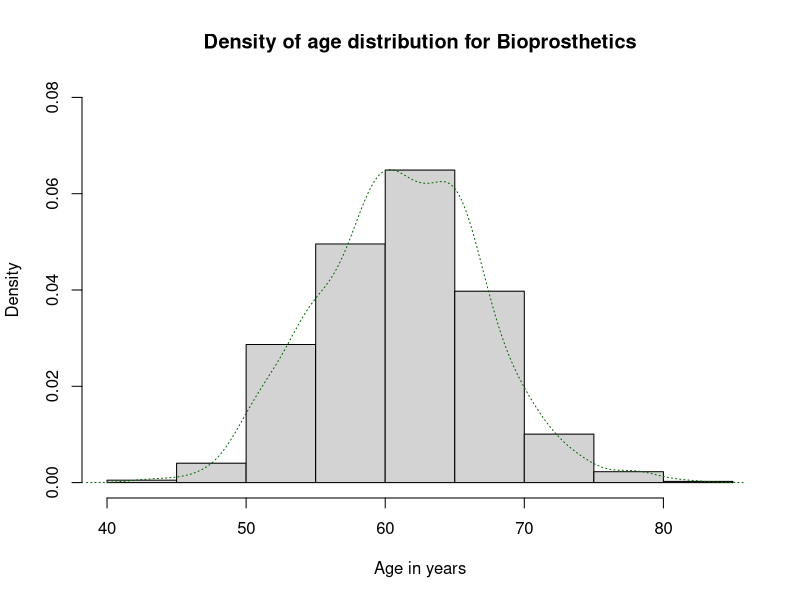
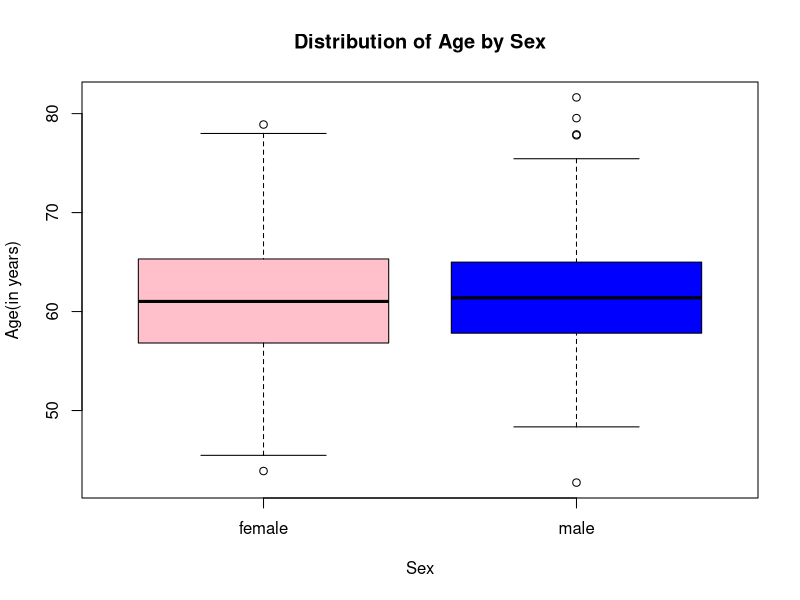
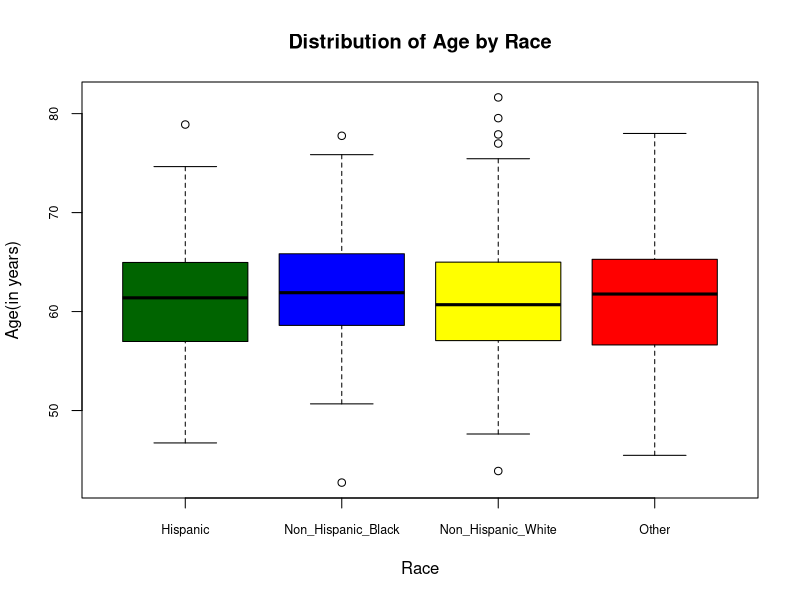
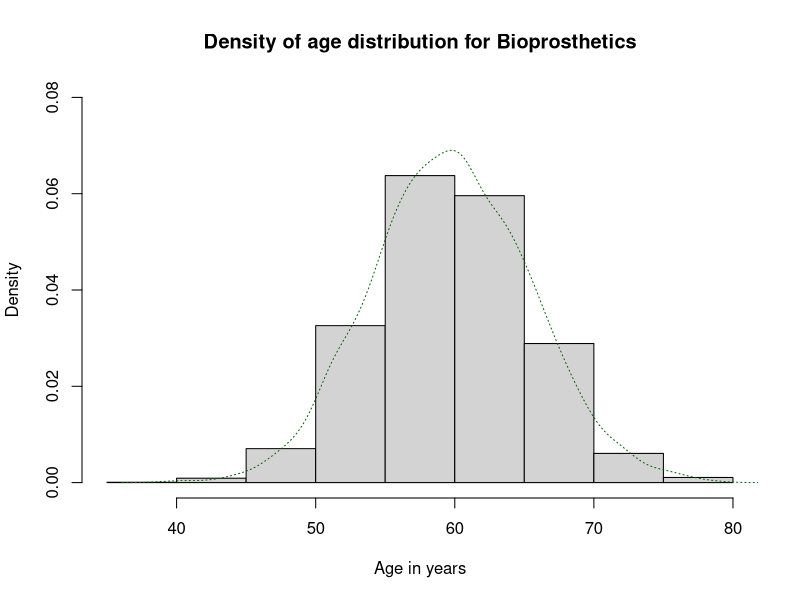
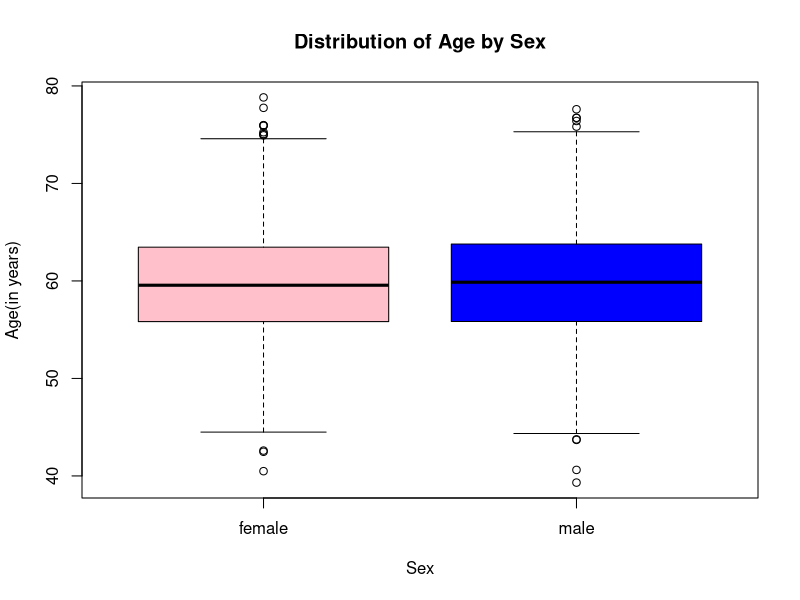
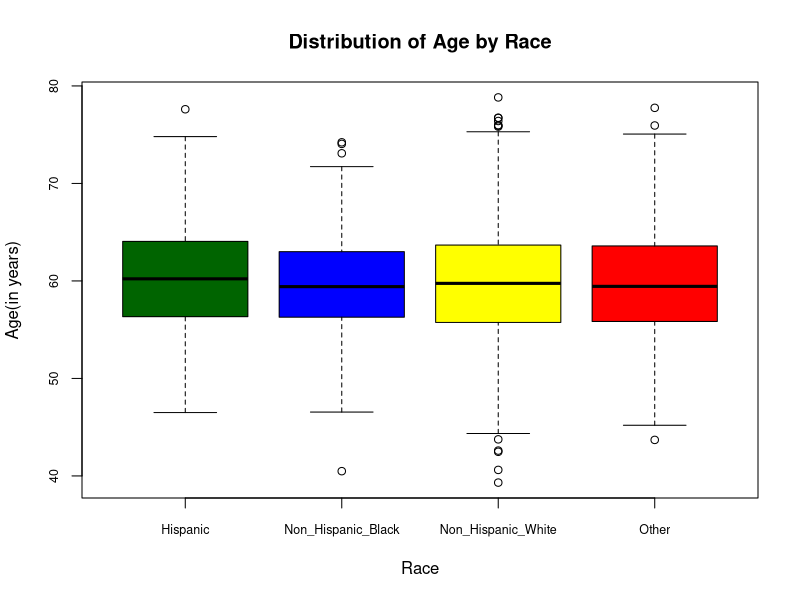

Recreate these plots in R, in order.
## ---- chunk 1
#install.packages("ggplot2")
library(ggplot2)
## ---- chunk 2
genBioProsthetic <- function(number){
  
  #Demographics
  age <- rnorm(n = number, mean = 61.2, sd = 5.9)
  #density distribution of age
  hist(age, main = "Density of age distribution for Bioprosthetics", 
       freq = FALSE, ylim = c(0, 0.08) , xlab = "Age in years")
  lines(density(age), col = "dark green", lty="dotted")

  #we know that 43% of the Bioprosthetics are males
  male <- rep(x = "male", times = floor(0.43*number))
  female <- rep(x = "female", times = ceiling(0.57*number))
  sex_raw <- c(male, female)
  sex <- sample(x = sex_raw, size = number, replace = FALSE)
  #distribution of age by sex
  boxplot(age~sex,  col = (c("pink","blue")),
        main = "Distribution of Age by Sex", xlab = "Sex", ylab = "Age(in years)")

  non_his_w <- rep(x = "Non_Hispanic_White", times = floor(0.57*number))
  non_his_b <- rep(x = "Non_Hispanic_Black", times = floor(0.13*number))
  hisp <- rep(x = "Hispanic", times = ceiling(0.08*number))
  oth <- rep(x = "Other", times = ceiling(0.22*number))
  race_raw <- c(non_his_w, non_his_b, hisp, oth)
  race <- sample(x = race_raw, size = number, replace = FALSE) 
  #distribution of age by race
  boxplot(age~race,  col = (c("Dark Green","blue", "Yellow", "Red")),
        main = "Distribution of Age by Race", xlab = "Race", ylab = "Age(in years)", 
        cex.axis=0.75)

  emergent_admission <- rbinom(n = number, size = 1, prob = 0.55)

  concomitant_tricuspid_valve_repair <- rbinom(n = number, size = 1, prob = 0.05)

  #Comorbidities
  coagulation <- rbinom(n = number, size = 1, prob = 0.07)
  hypertension <- rbinom(n = number, size = 1, prob = 0.59)
  diabetes_mellitus <- rbinom(n = number, size = 1, prob = 0.25)
  sepsis <- rbinom(n = number, size = 1, prob = 0.04)
  coronary_artery_disease <- rbinom(n = number, size = 1, prob = 0.42)
  congestive_heart_failure <- rbinom(n = number, size = 1, prob = 0.58)
  artrial_fibrillation <- rbinom(n = number, size = 1, prob = 0.43)
  peripheral_vascular_disease <- rbinom(n = number, size = 1, prob = 0.05)
  cerebro_vascular_disease <- rbinom(n = number, size = 1, prob = 0.09)
  chronic_obstructive_pulmonary_disease <- rbinom(n = number, size = 1, prob = 0.23)
  chronic_kidney_disease <- rbinom(n = number, size = 1, prob = 0.11)
  liver_disease <- rbinom(n = number, size = 1, prob = 0.08)
  cancer <- rbinom(n = number, size = 1, prob = 0.05)
  
  #Year of Surgery
  years_raw <- c(rep(x = "1997", times = floor(0.03*number)), 
               rep(x = "1998", times = floor(0.04*number)),
               rep(x = "1999", times = floor(0.05*number)),
               rep(x = "2000", times = floor(0.05*number)),
               rep(x = "2001", times = floor(0.08*number)),
               rep(x = "2002", times = ceiling(0.08*number)),
               rep(x = "2003", times = ceiling(0.09*number)),
               rep(x = "2004", times = ceiling(0.13*number)),
               rep(x = "2005", times = ceiling(0.13*number)),
               rep(x = "2006", times = ceiling(0.15*number)),
               rep(x = "2007", times = ceiling(0.17*number))
               )
  year <- sample(x = years_raw, size = number, replace = FALSE)
  
  #collaborate all features to develop data set
  bioprosthetics <- data.frame(age, sex, race, emergent_admission,
                               concomitant_tricuspid_valve_repair, coagulation, hypertension,
                               diabetes_mellitus, sepsis, coronary_artery_disease,
                               congestive_heart_failure, artrial_fibrillation,
                               peripheral_vascular_disease, cerebro_vascular_disease,
                               chronic_obstructive_pulmonary_disease, chronic_kidney_disease,
                               liver_disease, cancer, year)

  return(bioprosthetics)
} 
print("Generating dataset for people who had Bioprosthetic Valve replacement")
bioprosthetic_group <- genBioProsthetic(795)
## ---- chunk 3
genMechanicalProsthetic <- function(number){
  
  #Demographics
  age <- rnorm(n = number, mean = 59.7, sd = 5.7)
  #density distribution of age
  hist(age, main = "Density of age distribution for Bioprosthetics", 
       freq = FALSE, ylim = c(0, 0.08) , xlab = "Age in years")
  lines(density(age), col = "dark green", lty="dotted")

  #we know that 40% of the Mechanical Prosthetics are males
  male <- rep(x = "male", times = floor(0.40*number))
  female <- rep(x = "female", times = ceiling(0.60*number))
  sex_raw <- c(male, female)
  sex <- sample(x = sex_raw, size = number, replace = FALSE)
  #distribution of age by sex
  boxplot(age~sex,  col = (c("pink","blue")),
        main = "Distribution of Age by Sex", xlab = "Sex", ylab = "Age(in years)")

  non_his_w <- rep(x = "Non_Hispanic_White", times = floor(0.56*number))
  non_his_b <- rep(x = "Non_Hispanic_Black", times = floor(0.11*number))
  hisp <- rep(x = "Hispanic", times = ceiling(0.07*number))
  oth <- rep(x = "Other", times = ceiling(0.26*number))
  race_raw <- c(non_his_w, non_his_b, hisp, oth)
  race <- sample(x = race_raw, size = number, replace = FALSE) 
  #distribution of age by race
  boxplot(age~race,  col = (c("Dark Green","blue", "Yellow", "Red")),
        main = "Distribution of Age by Race", xlab = "Race", ylab = "Age(in years)", 
        cex.axis=0.75)

  emergent_admission <- rbinom(n = number, size = 1, prob = 0.42)

  concomitant_tricuspid_valve_repair <- rbinom(n = number, size = 1, prob = 0.03)

  #Comorbidities
  coagulation <- rbinom(n = number, size = 1, prob = 0.05)
  hypertension <- rbinom(n = number, size = 1, prob = 0.52)
  diabetes_mellitus <- rbinom(n = number, size = 1, prob = 0.17)
  sepsis <- rbinom(n = number, size = 1, prob = 0.02)
  coronary_artery_disease <- rbinom(n = number, size = 1, prob = 0.31)
  congestive_heart_failure <- rbinom(n = number, size = 1, prob = 0.53)
  artrial_fibrillation <- rbinom(n = number, size = 1, prob = 0.51)
  peripheral_vascular_disease <- rbinom(n = number, size = 1, prob = 0.03)
  cerebro_vascular_disease <- rbinom(n = number, size = 1, prob = 0.08)
  chronic_obstructive_pulmonary_disease <- rbinom(n = number, size = 1, prob = 0.18)
  chronic_kidney_disease <- rbinom(n = number, size = 1, prob = 0.06)
  liver_disease <- rbinom(n = number, size = 1, prob = 0.04)
  cancer <- rbinom(n = number, size = 1, prob = 0.02)
  
  #Year of Surgery
  years_raw <- c(rep(x = "1997", times = floor(0.12*number)), 
               rep(x = "1998", times = floor(0.12*number)),
               rep(x = "1999", times = floor(0.10*number)),
               rep(x = "2000", times = floor(0.11*number)),
               rep(x = "2001", times = floor(0.10*number)),
               rep(x = "2002", times = ceiling(0.09*number)),
               rep(x = "2003", times = ceiling(0.09*number)),
               rep(x = "2004", times = ceiling(0.08*number)),
               rep(x = "2005", times = ceiling(0.07*number)),
               rep(x = "2006", times = ceiling(0.06*number)),
               rep(x = "2007", times = ceiling(0.06*number))
               )
  year <- sample(x = years_raw, size = number, replace = FALSE)
  
  #collaborate all features to develop data set
  mechprosthetics <- data.frame(age, sex, race, emergent_admission,
                               concomitant_tricuspid_valve_repair, coagulation, hypertension,
                               diabetes_mellitus, sepsis, coronary_artery_disease,
                               congestive_heart_failure, artrial_fibrillation,
                               peripheral_vascular_disease, cerebro_vascular_disease,
                               chronic_obstructive_pulmonary_disease, chronic_kidney_disease,
                               liver_disease, cancer, year)

  return(mechprosthetics)
} 
print("Generating dataset for people who had Mechanical Prosthetic Valve replacement")
mechprosthetic_group <- genMechanicalProsthetic(2638)
